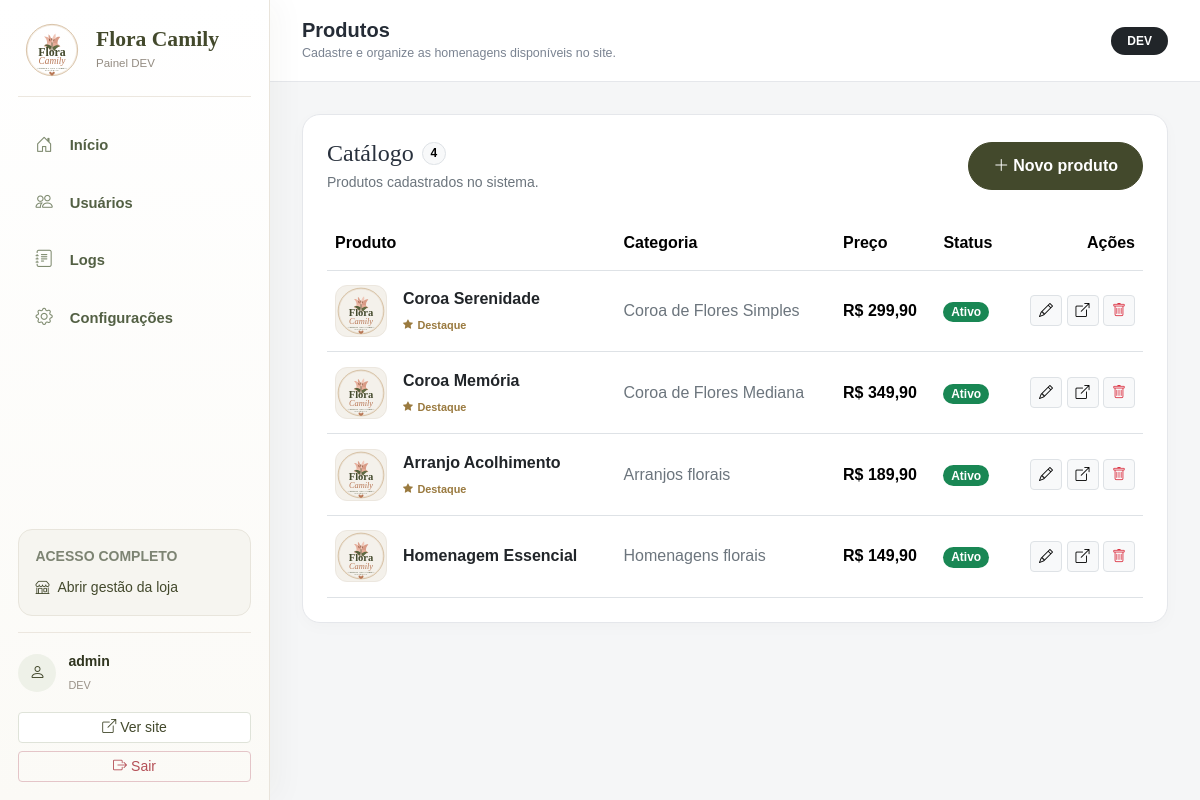
The app's page /admin-produtos.php (signed in) with its own data.
### tables this page shows
CREATE TABLE IF NOT EXISTS products (
    id INT UNSIGNED AUTO_INCREMENT PRIMARY KEY,
    name VARCHAR(160) NOT NULL,
    category VARCHAR(100) NOT NULL DEFAULT 'Homenagens florais',
    category_id INT UNSIGNED NULL,
    description TEXT NULL,
    price DECIMAL(10,2) NOT NULL DEFAULT 0.00,
    image VARCHAR(255) NULL,
    active TINYINT(1) NOT NULL DEFAULT 1,
    featured TINYINT(1) NOT NULL DEFAULT 0,
    created_at TIMESTAMP DEFAULT CURRENT_TIMESTAMP,
    updated_at TIMESTAMP DEFAULT CURRENT_TIMESTAMP ON UPDATE CURRENT_TIMESTAMP,
    INDEX idx_products_active (active),
    INDEX idx_products_featured (featured),
    INDEX idx_products_category_id (category_id),
    CONSTRAINT fk_products_category FOREIGN KEY (category_id) REFERENCES categories(id) ON DELETE SET NULL
);

CREATE TABLE IF NOT EXISTS app_settings (
    setting_key VARCHAR(120) PRIMARY KEY,
    setting_value TEXT NULL,
    updated_at TIMESTAMP DEFAULT CURRENT_TIMESTAMP ON UPDATE CURRENT_TIMESTAMP
);

CREATE TABLE IF NOT EXISTS categories (
    id INT UNSIGNED AUTO_INCREMENT PRIMARY KEY,
    parent_id INT UNSIGNED NULL,
    name VARCHAR(120) NOT NULL,
    slug VARCHAR(140) NOT NULL UNIQUE,
    active TINYINT(1) NOT NULL DEFAULT 1,
    sort_order INT NOT NULL DEFAULT 0,
    created_at TIMESTAMP DEFAULT CURRENT_TIMESTAMP,
    updated_at TIMESTAMP DEFAULT CURRENT_TIMESTAMP ON UPDATE CURRENT_TIMESTAMP,
    INDEX idx_categories_active_sort (active, sort_order),
    INDEX idx_categories_parent_sort (parent_id, sort_order),
    CONSTRAINT fk_categories_parent FOREIGN KEY (parent_id) REFERENCES categories(id) ON DELETE RESTRICT
);

### config.php (called while the page is built, shortened)
<?php
function db(): PDO
{
    static $pdo = null;
    if ($pdo instanceof PDO) {
        return $pdo;
    }
    $dsn = 'mysql:host=' . DB_HOST . ';dbname=' . DB_NAME . ';charset=utf8mb4';
    try {
        $pdo = new PDO($dsn, DB_USER, DB_PASS, [
            PDO::ATTR_ERRMODE => PDO::ERRMODE_EXCEPTION,
            PDO::ATTR_DEFAULT_FETCH_MODE => PDO::FETCH_ASSOC,
            PDO::ATTR_EMULATE_PREPARES => false,
            PDO::MYSQL_ATTR_INIT_COMMAND => "SET NAMES utf8mb4 COLLATE utf8mb4_unicode_ci",
        ]);
    } catch (PDOException $e) {
        http_response_code(500);
        exit('Não foi possível conectar ao banco de dados. Verifique o arquivo config.local.php.');
    }
    return $pdo;
}
function e(?string $value): string
{
    return htmlspecialchars($value ?? '', ENT_QUOTES, 'UTF-8');
}
function money(float $value): string
{
    return 'R$ ' . number_format($value, 2, ',', '.');
}
function appSetting(string $key, string $default = ''): string
{
    static $cache = [];
    if (array_key_exists($key, $cache)) {
        return $cache[$key];
    }
    try {
        $stmt = db()->prepare('SELECT setting_value FROM app_settings WHERE setting_key = ? LIMIT 1');
        $stmt->execute([$key]);
        $value = $stmt->fetchColumn();
        $cache[$key] = $value === false || $value === null ? $default : (string) $value;
    } catch (Throwable $e) {
        $cache[$key] = $default;
    }
    return $cache[$key];
}
function siteLogo(): string
{
    $path = appSetting('site_logo', 'assets/img/logo.svg');
    return is_file(__DIR__ . '/' . ltrim($path, '/')) ? $path : 'assets/img/logo.svg';
}
function siteFavicon(): string
{
    $path = appSetting('site_favicon', 'assets/img/logo.svg');
    return is_file(__DIR__ . '/' . ltrim($path, '/')) ? $path : 'assets/img/logo.svg';
}
function productImage(?string $image): string
{
    return siteLogo();
}

### admin-produtos.php (the view, shortened to what this page needs)
<?php
require __DIR__ . '/config.php';
$products = db()->query(
    'SELECT p.*, c.name AS category_name
     FROM products p
     LEFT JOIN categories c ON c.id = p.category_id
     ORDER BY p.created_at DESC'
)->fetchAll();
require __DIR__ . '/includes/admin-shell-start.php';
?>
<div class="admin-card p-4">
    <div class="d-flex flex-column flex-md-row justify-content-between align-items-md-center gap-3 mb-4">
        <div>
            <div class="d-flex align-items-center gap-2 mb-1">
                <h2 class="h4 mb-0">Catálogo</h2>
                <span class="badge text-bg-light border rounded-pill"><?= count($products) ?></span>
            </div>
            <p class="small text-secondary mb-0">Produtos cadastrados no sistema.</p>
        </div>
        <a href="admin-produto.php" class="btn btn-brand px-4">
            <i class="bi bi-plus-lg me-1"></i>Novo produto
        </a>
    </div>
    <?php if (!$products): ?>
        <div class="admin-empty-state">
            <span><i class="bi bi-flower1"></i></span>
            <h3 class="h5 mb-2">Nenhum produto cadastrado</h3>
            <p class="text-secondary mb-3">Cadastre a primeira homenagem para começar a montar o catálogo.</p>
            <a href="admin-produto.php" class="btn btn-brand">
                <i class="bi bi-plus-lg me-1"></i>Criar produto
            </a>
        </div>
    <?php else: ?>
        <div class="table-responsive">
            <table class="table align-middle mb-0 admin-products-table">
                <thead>
                    <tr>
                        <th>Produto</th>
                        <th>Categoria</th>
                        <th>Preço</th>
                        <th>Status</th>
                        <th class="text-end">Ações</th>
                    </tr>
                </thead>
                <tbody>
                    <?php foreach ($products as $product): ?>
                        <tr>
                            <td>
                                <div class="d-flex align-items-center gap-3">
                                    <img
                                        src="<?= e(productImage($product['image'])) ?>"
                                        alt="<?= e($product['name']) ?>"
                                        class="admin-table-thumb admin-product-thumb"
                                    >
                                    <div class="min-w-0">
                                        <div class="fw-bold text-dark"><?= e($product['name']) ?></div>
                                        <?php if ((int) $product['featured'] === 1): ?>
                                            <span class="product-featured-label">
                                                <i class="bi bi-star-fill"></i>Destaque
                                            </span>
                                        <?php endif; ?>
                                    </div>
                                </div>
                            </td>
                            <td>
                                <span class="text-secondary">
                                    <?= e($product['category_name'] ?: $product['category']) ?>
                                </span>
                            </td>
                            <td class="text-nowrap fw-semibold"><?= money((float) $product['price']) ?></td>
                            <td>
                                <span class="badge rounded-pill <?= (int) $product['active'] ? 'text-bg-success' : 'text-bg-secondary' ?>">
                                    <?= (int) $product['active'] ? 'Ativo' : 'Oculto' ?>
                                </span>
                            </td>
                            <td class="text-end text-nowrap">
                                <a
                                    href="admin-produto.php?id=<?= (int) $product['id'] ?>"
                                    class="btn btn-sm btn-light border"
                                    title="Editar produto"
                                >
                                    <i class="bi bi-pencil"></i>
                                </a>
                                <?php if ((int) $product['active'] === 1): ?>
                                    <a
                                        href="produto.php?id=<?= (int) $product['id'] ?>"
                                        class="btn btn-sm btn-light border"
                                        target="_blank"
                                        title="Visualizar no site"
                                    >
                                        <i class="bi bi-box-arrow-up-right"></i>
                                    </a>
                                <?php endif; ?>
                                <form method="post" class="d-inline" onsubmit="return confirm('Excluir este produto?');">
                                    <button class="btn btn-sm btn-light border text-danger" type="submit" title="Excluir produto">
                                        <i class="bi bi-trash"></i>
                                    </button>
                                </form>
                            </td>
                        </tr>
                    <?php endforeach; ?>
                </tbody>
            </table>
        </div>
    <?php endif; ?>
</div>
<?php require __DIR__ . '/includes/admin-shell-end.php'; ?>

### assets/css/style.css (style rules this page uses)
:root { --flora-cream: #f7f0e7; --flora-cream-2: #fffaf5; --flora-olive: #43492c; --flora-olive-dark: #30351f; --flora-rose: #d8a18d; --flora-terracotta: #b97856; --flora-gold: #b48b56; --flora-text: #3e3a35; --flora-muted: #7d766e; --flora-border: #eadfd2; }
html { scroll-behavior: smooth; }
body { font-family: 'Manrope', sans-serif; color: var(--flora-text); background: #fff; }
h1, h2, h3, h4, h5, .brand-name, .footer-brand { font-family: 'Cormorant Garamond', serif; }
a { color: inherit; }
.btn-brand { background: var(--flora-olive); color: #fff; border: 1px solid var(--flora-olive); border-radius: 999px; padding: .7rem 1.15rem; font-weight: 700; }
.admin-shell { min-height: 100vh; background: #f7f5f2; }
.admin-card { border: 1px solid #e7e0d8; border-radius: 18px; background: #fff; }
.min-w-0 { min-width: 0; }

### assets/css/admin-panel.css (style rules this page uses)
:root { --admin-sidebar: #2f3421; --admin-sidebar-dark: #262a1b; --admin-bg: #f5f6f7; --admin-border: #e5e7eb; --admin-text: #29313d; --admin-muted: #7a8391; }
.admin-panel-shell { background: var(--admin-bg); color: var(--admin-text); }
.admin-card { border: 1px solid var(--admin-border) !important; border-radius: 18px !important; box-shadow: 0 4px 16px rgba(29,35,43,.025); }
.admin-table-thumb { width: 46px; height: 46px; object-fit: cover; border-radius: 10px; background: #f4f1eb; }
.min-w-0 { min-width: 0; }
.admin-products-table > :not(caption) > * > * { padding-top: .9rem; padding-bottom: .9rem; vertical-align: middle; }
.admin-product-thumb { width: 52px; height: 52px; border-radius: 12px; object-fit: cover; border: 1px solid #ece7df; }
.product-featured-label { display: inline-flex; align-items: center; gap: .28rem; margin-top: .25rem; color: #9a7a3f; font-size: .68rem; font-weight: 700; }
.product-featured-label i { font-size: .62rem; }
:root { --admin-sidebar: #ffffff; --admin-sidebar-dark: #f7f5ef; }

### records on screen
products: image.setting_value (picture), name "Coroa Serenidade", featured 1 (drawn), category.name "Coroa de Flores Simples", price "R$ 299,90", active "Ativo"
products: image.setting_value (picture), name "Coroa Memória", featured 1 (drawn), category.name "Coroa de Flores Mediana", price "R$ 349,90", active "Ativo"
products: image.setting_value (picture), name "Arranjo Acolhimento", featured 1 (drawn), category "Arranjos florais", price "R$ 189,90", active "Ativo"
products: image.setting_value (picture), name "Homenagem Essencial", category "Homenagens florais", price "R$ 149,90", active "Ativo"

### other values on screen
$item['label'] "Início"
$item['label'] "Usuários"
$item['label'] "Logs"
$item['label'] "Configurações"
$_SESSION['admin_username'] "admin"
$adminRole "DEV"
$adminTitle "Produtos"
$adminSubtitle "Cadastre e organize as homenagens disponíveis no site."
count($products) "4"
